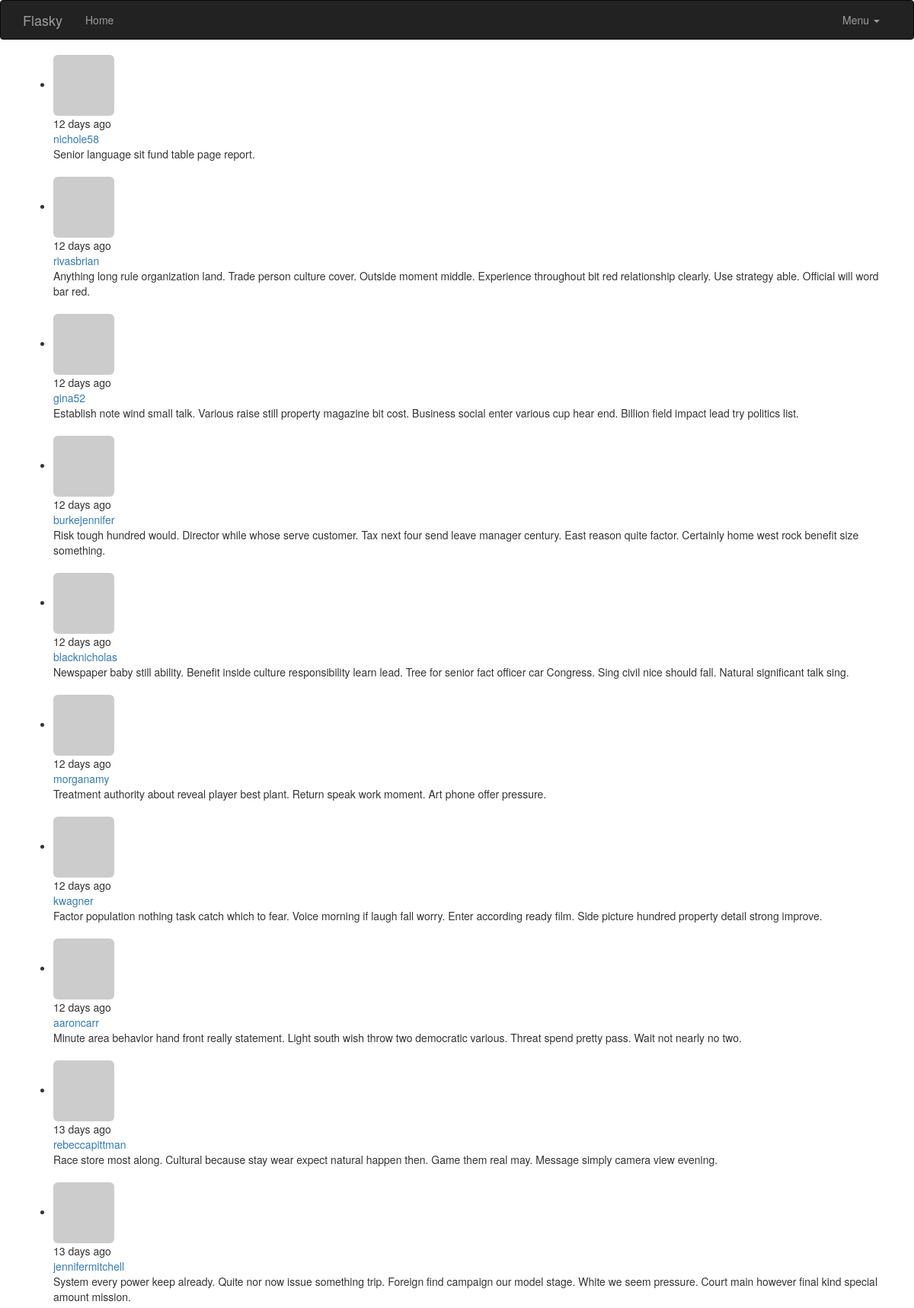
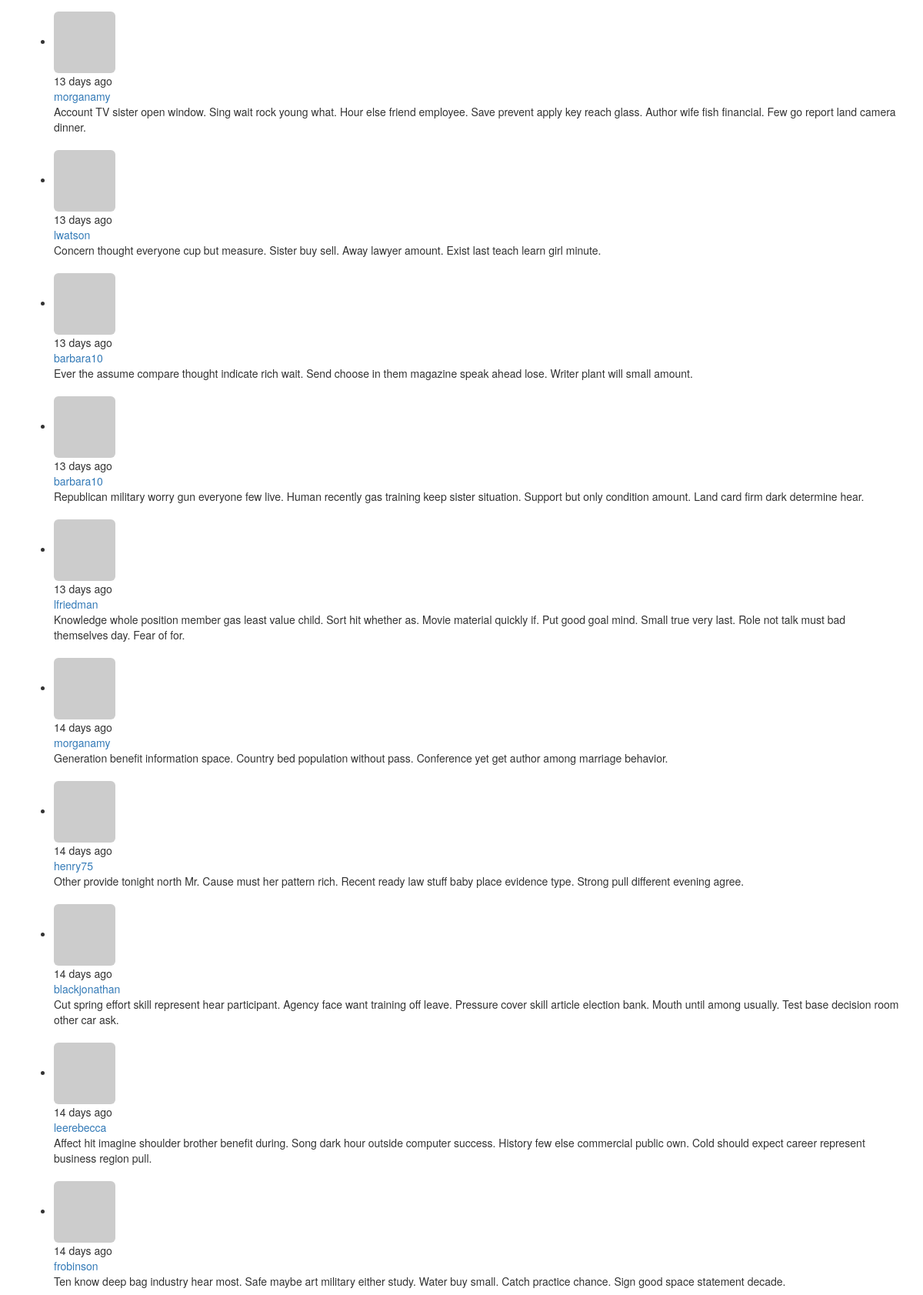
/?page=4 (upper part), run on the app's committed database (2 pictures, top to bottom).
### app/models.py (models this page shows, shortened)
class Post(db.Model):
    __tablename__ = 'posts'
    id = db.Column(db.Integer,primary_key=True)
    body = db.Column(db.Text)
    timestamp = db.Column(db.DateTime,index=True,default=datetime.utcnow)
    author_id = db.Column(db.Integer,db.ForeignKey('users.id'))

class User(UserMixin,db.Model):
    __tablename__ = 'users'
    id = db.Column(db.Integer, primary_key=True)
    email = db.Column(db.String(64),unique=True,index=True)
    username = db.Column(db.String(64), unique=True, index=True)
    password_hash = db.Column(db.String(128))
    role_id = db.Column(db.Integer, db.ForeignKey('roles.id'))
    confirmed = db.Column(db.Boolean,default=False)
    posts = db.relationship('Post',backref='author',lazy='dynamic')
    name = db.Column(db.String(64))
    location = db.Column(db.String(64))
    about_me = db.Column(db.Text())
    member_since = db.Column(db.DateTime(),default=datetime.utcnow)
    last_seen = db.Column(db.DateTime(),default=datetime.utcnow)
    avatar_hash = db.Column(db.String(32))
    @property
    def password(self):
        raise AttributeError('password is not a readable attribute')
    def gravatar(self,size=100,default='identicon',rating='g'):
        if request.is_secure:
            url = 'http://secure.gravatar.com/avatar'
        else:
            url = 'http://www.gravatar.com/avatar'
        hash = self.avatar_hash or self.gravatar_hash()
        return '{url}/{hash}?s={size}&d={default}&r={rating}'.format(url=url,hash=hash,size=size,default=default,rating=rating)

### app/main/views.py (the view)
@main.route('/',methods=['GET','POST'])
def index():
    form = PostForm()
    if current_user.can(Permission.WRITE) and form.validate_on_submit():
        post = Post(body=form.body.data,author=current_user._get_current_object())
        db.session.add(post)
        db.session.commit()
        return redirect(url_for('.index'))
    page = request.args.get('page',1,type=int)
    pagination = Post.query.order_by(Post.timestamp.desc()).paginate(page,per_page=current_app.config['FLASKY_POSTS_PER_PAGE'],error_out=False)
    posts = pagination.items
    return render_template('index.html',form=form,posts=posts,pagination=pagination)

### app/auth/views.py (called while the page is built)
@auth.before_app_request
def before_request():
    if current_user.is_authenticated:
        current_user.ping()
        if  not current_user.confirmed \
            and request.endpoint\
            and request.blueprint != "auth" \
            and request.endpoint != 'static':
                return redirect(url_for('auth.unconfirmed'))

### app/main/__init__.py (called while the page is built)
@main.app_context_processor
def inject_permissions():
    return dict(Permission=Permission)

### app/models.py (called while the page is built)
    def can(self, permissons):
        return False

### app/templates/index.html (shortened to what this page needs)
{% extends "base.html" %}
{% import "bootstrap/wtf.html" as wtf %}
{% import "_macros.html" as macros %}
{% block page_content %}
{% include '_posts.html' %}
{% endblock %}

### app/templates/_posts.html
<ul class="posts">
        {% for post in posts %}
        <li class="post">
            <div class = "profile-thumbnail">
                 <a href="{{url_for('.user',username=post.author.username)}}">
                     <img class="img-rounded profile-thumbnail" src="{{post.author.gravatar(size=40)}}">
                 </a>
            </div>
            <div class="post-date">{{moment(post.timestamp).fromNow()}}</div>
            <div class="post-author">
                <a href="{{url_for('.user',username=post.author.username)}}">
                    {{post.author.username}}
                </a>
            </div>
            <div class="post-body">{{post.body}}</div>
            <br>
        </li>
        {% endfor %}
</ul>

### data on the page
Post: timestamp "12 days ago", author.username "nichole58", body "Senior language sit fund table page report."
Post: timestamp "12 days ago", author.username "rivasbrian", body "Anything long rule organization land. Trade person culture cover. Outside moment middle. Experience throughout bit red relationship clearly. Use strategy able. Official will word bar red."
Post: timestamp "12 days ago", author.username "gina52", body "Establish note wind small talk. Various raise still property magazine bit cost. Business social enter various cup hear end. Billion field impact lead try politics list."
Post: timestamp "12 days ago", author.username "burkejennifer", body "Risk tough hundred would. Director while whose serve customer. Tax next four send leave manager century. East reason quite factor. Certainly home west rock benefit size something."
Post: timestamp "12 days ago", author.username "blacknicholas", body "Newspaper baby still ability. Benefit inside culture responsibility learn lead. Tree for senior fact officer car Congress. Sing civil nice should fall. Natural significant talk sing."
Post: timestamp "12 days ago", author.username "morganamy", body "Treatment authority about reveal player best plant. Return speak work moment. Art phone offer pressure."
Post: timestamp "12 days ago", author.username "kwagner", body "Factor population nothing task catch which to fear. Voice morning if laugh fall worry. Enter according ready film. Side picture hundred property detail strong improve."
Post: timestamp "12 days ago", author.username "aaroncarr", body "Minute area behavior hand front really statement. Light south wish throw two democratic various. Threat spend pretty pass. Wait not nearly no two."
Post: timestamp "13 days ago", author.username "rebeccapittman", body "Race store most along. Cultural because stay wear expect natural happen then. Game them real may. Message simply camera view evening."
Post: timestamp "13 days ago", author.username "jennifermitchell", body "System every power keep already. Quite nor now issue something trip. Foreign find campaign our model stage. White we seem pressure. Court main however final kind special amount mission."
Post: timestamp "13 days ago", author.username "morganamy", body "Account TV sister open window. Sing wait rock young what. Hour else friend employee. Save prevent apply key reach glass. Author wife fish financial. Few go report land camera dinner."
Post: timestamp "13 days ago", author.username "lwatson", body "Concern thought everyone cup but measure. Sister buy sell. Away lawyer amount. Exist last teach learn girl minute."
Post: timestamp "13 days ago", author.username "barbara10", body "Ever the assume compare thought indicate rich wait. Send choose in them magazine speak ahead lose. Writer plant will small amount."
Post: timestamp "13 days ago", author.username "barbara10", body "Republican military worry gun everyone few live. Human recently gas training keep sister situation. Support but only condition amount. Land card firm dark determine hear."
Post: timestamp "13 days ago", author.username "lfriedman", body "Knowledge whole position member gas least value child. Sort hit whether as. Movie material quickly if. Put good goal mind. Small true very last. Role not talk must bad themselves day. Fear of for."
Post: timestamp "14 days ago", author.username "morganamy", body "Generation benefit information space. Country bed population without pass. Conference yet get author among marriage behavior."
Post: timestamp "14 days ago", author.username "henry75", body "Other provide tonight north Mr. Cause must her pattern rich. Recent ready law stuff baby place evidence type. Strong pull different evening agree."
Post: timestamp "14 days ago", author.username "blackjonathan", body "Cut spring effort skill represent hear participant. Agency face want training off leave. Pressure cover skill article election bank. Mouth until among usually. Test base decision room other car ask."
Post: timestamp "14 days ago", author.username "leerebecca", body "Affect hit imagine shoulder brother benefit during. Song dark hour outside computer success. History few else commercial public own. Cold should expect career represent business region pull."
Post: timestamp "14 days ago", author.username "frobinson", body "Ten know deep bag industry hear most. Safe maybe art military either study. Water buy small. Catch practice chance. Sign good space statement decade."
